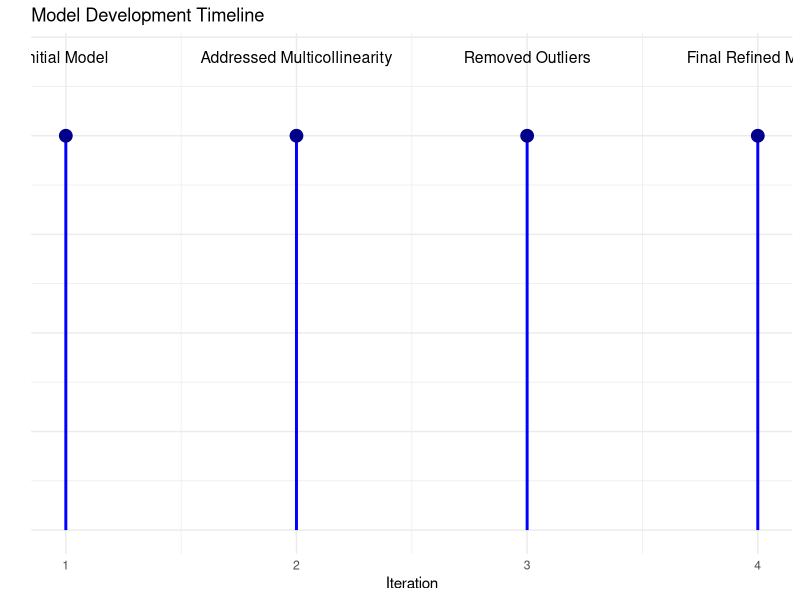

Recreate this plot in R. (Note: this script raises an error after producing the figure.)
# Load necessary libraries
if (!requireNamespace("ggplot2", quietly = TRUE)) install.packages("ggplot2")
if (!requireNamespace("dplyr", quietly = TRUE)) install.packages("dplyr")
library(ggplot2)
library(dplyr)

# Step 1: Create a data frame for the timeline of iterations
timeline_data <- data.frame(
  Step = c(
    "Initial Model",
    "Addressed Multicollinearity",
    "Removed Outliers",
    "Final Refined Model"
  ),
  Description = c(
    "Basic model with initial variables.",
    "Centered variables and calculated VIF values.",
    "Removed influential points and outliers based on Cook's distance and leverage values.",
    "Final model with transformed variables and improved diagnostics."
  ),
  Iteration = 1:4
)

# Plot a timeline
timeline_plot <- ggplot(timeline_data, aes(x = Iteration, y = 1, label = Step)) +
  geom_segment(aes(xend = Iteration, yend = 0), color = "blue", size = 1) +
  geom_point(size = 4, color = "darkblue") +
  geom_text(aes(y = 1.2), size = 4, hjust = 0.5) +
  labs(
    title = "Model Development Timeline",
    x = "Iteration",
    y = ""
  ) +
  theme_minimal() +
  theme(axis.text.y = element_blank(), axis.ticks.y = element_blank())

# Save the timeline plot
ggsave("outputs/model_timeline.png", timeline_plot, width = 10, height = 5)

# Step 2: Create a data frame for AIC/BIC comparison
model_comparison <- data.frame(
  Model = c("Initial Model", "Final Refined Model"),
  AIC = c(4545.37, 4543.96),  # Replace with actual AIC values from your models
  BIC = c(4591.97, 4584.72)   # Replace with actual BIC values from your models
)

# Plot a bar chart for AIC/BIC comparison
comparison_plot <- model_comparison %>%
  pivot_longer(cols = c(AIC, BIC), names_to = "Metric", values_to = "Value") %>%
  ggplot(aes(x = Model, y = Value, fill = Metric)) +
  geom_bar(stat = "identity", position = "dodge", color = "black") +
  labs(
    title = "Comparison of AIC and BIC Between Models",
    x = "Model",
    y = "Value"
  ) +
  theme_minimal()

# Save the AIC/BIC comparison plot
ggsave("outputs/aic_bic_comparison.png", comparison_plot, width = 8, height = 5)

# Outputs
cat("Timeline and AIC/BIC comparison plots saved in 'outputs' directory.")
